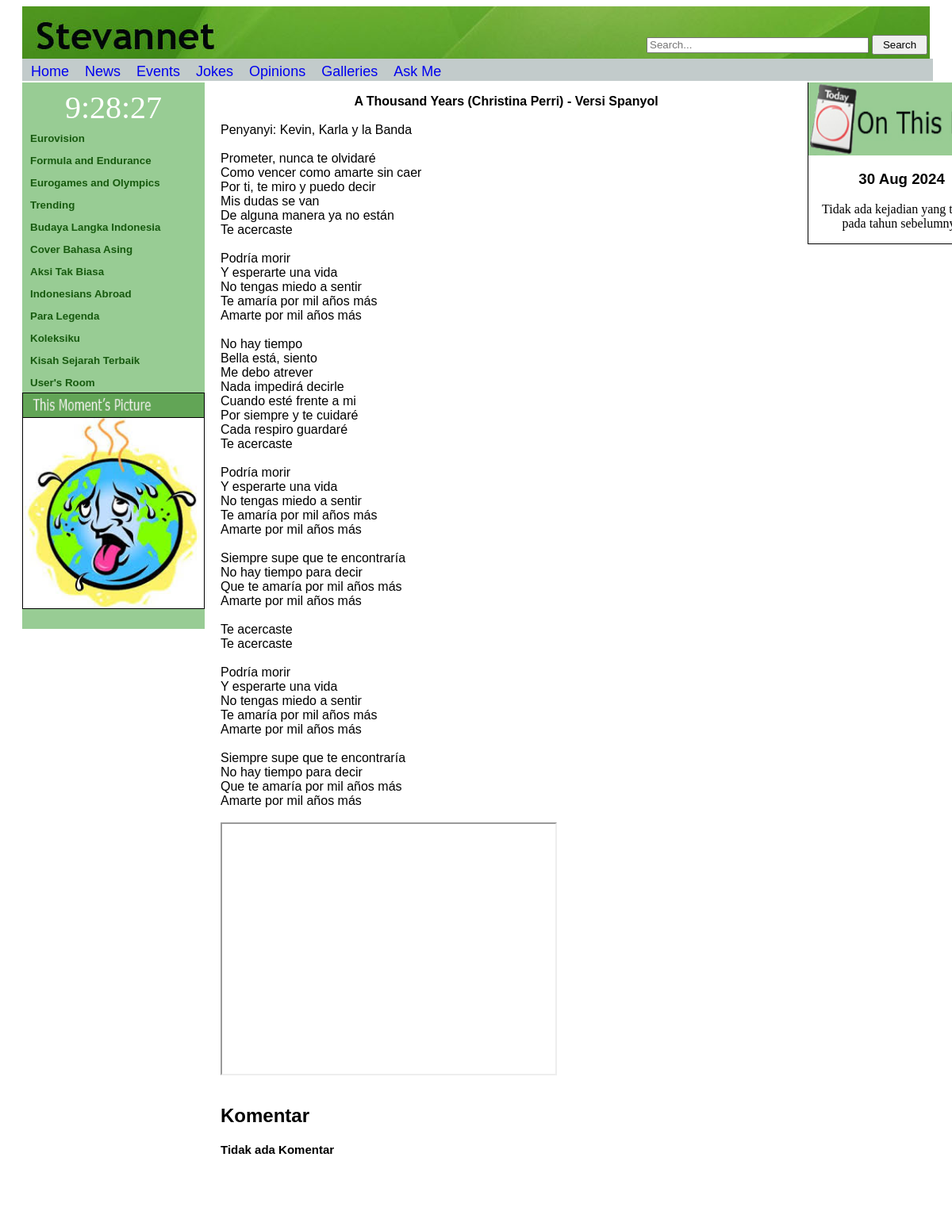
Screenshot of /cover_detail.php?id=8 with the database file from the repository.
### tables this page shows
CREATE TABLE `articles` (
  `id` int(11) NOT NULL,
  `judul` varchar(200) NOT NULL,
  `tanggal_muat` varchar(20) NOT NULL,
  `tanggal_terjadi` varchar(20) NOT NULL,
  `id_jenis` int(11) NOT NULL,
  `id_topik` int(11) NOT NULL,
  `isi` text DEFAULT NULL,
  `gambar` varchar(200) DEFAULT NULL,
  `sumber` varchar(50) DEFAULT NULL
);

### cover_detail.php (the view, shortened to what this page needs)
<html>
	<head>
		<link rel="stylesheet" href="penampilan.css">
		<div id="header">
			<div id="searchform">
				<form class="search" action="searches.php">
					<?php
						include("searchMenu.php");
					?>
				</form>
			</div>
		</div>
		<?php
			include("menuAtas.php");
		?>
	</head>
	<body onload="startTime()">
		<div class="leftside">
			<?php
				require("leftDIV.php");
			?>
		</div>
		<div class="center">
			<p>
					<?php
						include "db.inc.php";
						$id = $_GET["id"];
						$sqlstr = "SELECT * FROM articles WHERE id='$id'";
						$hasil=mysqli_query($connection, $sqlstr);
						$baris=mysqli_fetch_row($hasil);
						do{
							list($id,$judul,$tanggal_muat,$tanggal_terjadi,$id_jenis,$id_topik,$isi,$gambar,$sumber) = $baris;
							echo "<table width=100% border=0 cellpadding=0 cellspacing=0><tr><td>";
							echo "<b><center>$judul</center><br></b>";
							echo "Penyanyi: $sumber<br><br>";
							echo "<div align='justify'>$isi<br></div>";
							echo "</td></tr></table><br>";
						}while($baris=mysqli_fetch_row($hasil));
						$sqlcomm = "SELECT * FROM news_comments WHERE idBerita='$id'";
						$hasilcomm=mysqli_query($connection, $sqlcomm);
						$bariscomm=mysqli_fetch_row($hasilcomm);
						echo "<h2><b>Komentar</b></h2>";
							?>
							<?php
						if(!$bariscomm){
							echo "<b><p>Tidak ada Komentar</p></b>";
						}
					?>
			</p>
		</div>
		<div class="right">
			<?php
				require("rightDIV.php");
			?>
		</div>
		<div class="footer">
		</div>
	</body>
</html>

### penampilan.css (style rules this page uses)
#header { background:url('Images/Header.jpg'); height:70px; margin-left: 20px; margin-right: 20px; }
.center h2, h3, h4 { font-family: Verdana, Arial, Helvetica, sans-serif; margin-left:20px; margin-right:20px; text-align:justify; }
.center p, ol { font-family: Verdana, Arial, Helvetica, sans-serif; margin-left:20px; margin-right:20px; text-align:justify; font-size: 15px; }
.leftside { float:left; width:230px; margin-left: 20px; margin-bottom: -25px; background-color: #98CC94; }
.center, .centerdetail { float:left; width:760px; display: inline-block; }
.right { float:left; width:19.6%; display: inline-block; border:1px solid; position:absolute; }
.footer { background:url('Images/Footer.jpg'); clear:both; height:70px; width:97%; margin-left: 20px; margin-right: 50px; text-align: center; position: relative; z-index:1; }

### rows the page displays
articles: judul "A Thousand Years (Christina Perri) - Versi Spanyol", sumber "Kevin, Karla y la Banda", isi "Prometer, nunca te olvidaré Como vencer como amarte sin caer Por ti, te miro y puedo decir Mis dudas se van De alguna manera ya no están Te acercaste Podría morir Y esperarte una vida No tengas miedo a sentir Te amaría por mil años más Amarte por mil años más No hay tiempo Bella está, siento Me debo atrever Nada impedirá decirle Cuando esté frente a mi Por siempre y te cuidaré Cada respiro guardaré Te acercaste Podría morir Y esperarte una vida No tengas miedo a sentir Te amaría por mil años más Amarte por mil años más Siempre supe que te encontraría No hay tiempo para decir Que te amaría por mil años más Amarte por mil años más Te acercaste Te acercaste Podría morir Y esperarte una vida No…"
